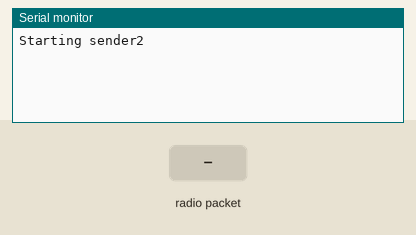
The sketch below on a simulated Arduino Uno, built with avr-gcc and run on an emulated ATmega328P. Shown: the last lines printed to the serial monitor. Inputs (shaded band) come from the test bench. No radio packets arrive unless stated.

Above: at 1.2 s.
1.3 s: radio packet "5" arrives
At 2.0 s:
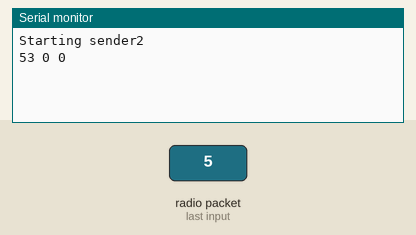
2.8 s: radio packet "90" arrives
At 4.2 s:
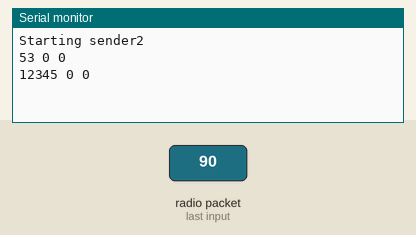

Measured:
- after the input at 1.3 s, the serial monitor: prints a new line after 0.05 s (image 1)
- after the input at 2.8 s, the serial monitor: prints a new line after 0.05 s (image 2)

The sketch:

sender2.ino
```cpp
// Sender2 code

#include <SPI.h>
#include "RF24.h"
RF24 radio(9, 10);

byte node_A_address[8] = "Sender2";
byte node_B_address[8] = "NodeC";

int tension = -1;
int swStateA = 1;
int swStateB = 1;

struct dataPacket1{
  int button[8] = {1,1,1,1,1,1,1,1};
  int step = 0;
  int toHome = 0;
};

struct dataPacket2{
  int tension;
  int limitSwitchA;
  int limitSwitchB;
};

dataPacket1 toSend;

unsigned long last_signal_timeA = 0;
unsigned long last_signal_timeB = 0;

void setup() {
  Serial.begin(9600);

  Serial.println(F("Starting sender2"));

  radio.begin();
  radio.setPALevel(RF24_PA_LOW);
  radio.openWritingPipe(node_B_address);
  radio.openReadingPipe(1, node_A_address);
  radio.setChannel(40);
  radio.startListening();
}

void readbuttons(){
  if(Serial.available()){
    last_signal_timeB = millis();
    String received = Serial.readStringUntil('\n');
    for(int i=0; i<8; i++){
      toSend.button[i] = received[i]-'0';
      // Serial.print(received[i]);
    }
    // Serial.println();


    toSend.step = received[8] - '0';
    toSend.toHome = received[9] - '0';
  }
  else{
    if(millis()-last_signal_timeB>=3000){
      for(int i=0; i<8; i++){
        toSend.button[i] = 1;
      }
      toSend.step = 0;
      toSend.toHome = 0;
    }
  }
}

void loop() {
  readbuttons();
  radio.stopListening();
  unsigned long start_time = micros();
  // Serial.print(toSend.button[0]);
  // Serial.print(toSend.button[1]);
  // Serial.print(toSend.button[2]);
  // Serial.print(toSend.button[3]);
  // Serial.print(toSend.button[4]);
  // Serial.print(toSend.button[5]);
  // Serial.print(toSend.button[6]);
  // Serial.println(toSend.button[7]);

  byte data1[sizeof(toSend)];
  memcpy(&data1, &toSend, sizeof(toSend));

  if (!radio.write( &data1, sizeof(data1) )) {
    Serial.print(tension);
    Serial.print(" ");
    Serial.print(swStateA);
    Serial.print(" ");
    Serial.println(swStateB);
  }

  radio.startListening();

  if (radio.available()) {
      last_signal_timeA = millis();
      dataPacket2 receivedData;
      byte data2[sizeof(receivedData)];
      while(radio.available()){
        radio.read(&data2, sizeof(data2));
      }
      memcpy(&receivedData, &data2, sizeof(data2));
      Serial.print(receivedData.tension);
      Serial.print(" ");
      Serial.print(receivedData.limitSwitchA);
      Serial.print(" ");
      Serial.println(receivedData.limitSwitchB);
      tension = receivedData.tension;
      swStateA = receivedData.limitSwitchA;
      swStateB = receivedData.limitSwitchB;

  }
  else {
      if (millis() - last_signal_timeA >= 5000) {
        tension = -1;
        swStateA = -1;
        swStateB = -1;
      }
  }
  delay(50);
}
```
